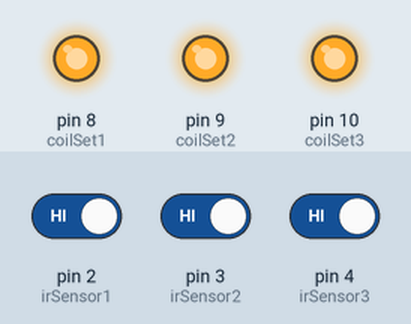
Simulated run of this sketch. Board: Arduino Uno, built with avr-gcc and run on an emulated ATmega328P. Shown: output pins drawn as LEDs (lit = HIGH). Inputs (shaded band) come from the test bench; at power-on: pin 2 (irSensor1) HIGH, pin 3 (irSensor2) HIGH, pin 4 (irSensor3) HIGH.

Above: at 1.2 s.
1.3 s: pin 2 (irSensor1) driven LOW
At 2.5 s:
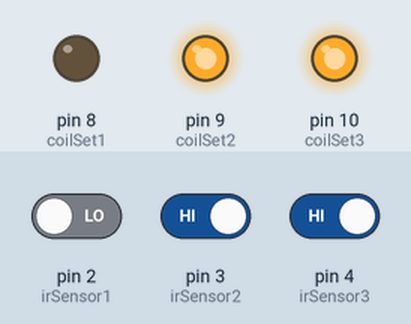
2.8 s: pin 3 (irSensor2) driven LOW
At 3.7 s:
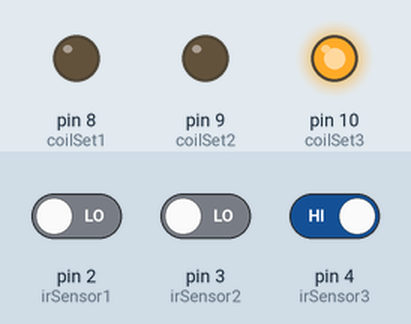
4.3 s: pin 4 (irSensor3) driven LOW
At 4.9 s:
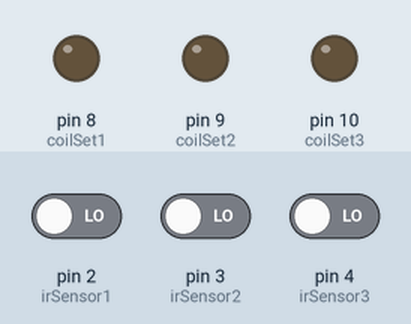
5.8 s: pin 2 (irSensor1) driven HIGH
At 6.1 s:
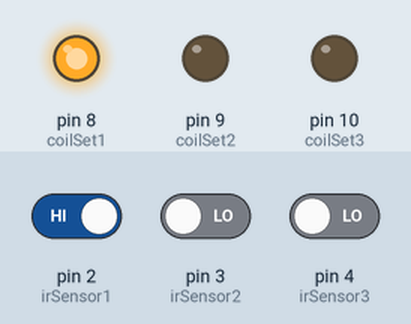
7.3 s: pin 3 (irSensor2) driven HIGH
At 8.5 s:
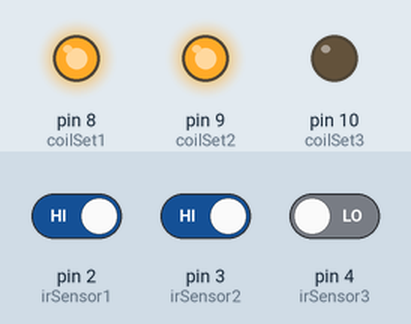
8.8 s: pin 2 (irSensor1) driven LOW
At 9.6 s:
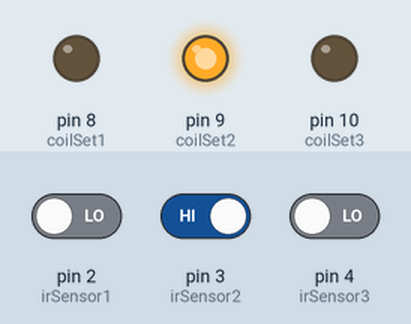
Timing chart, 0 to 11.3 s (numbered marks = the images above; inputs shaded):
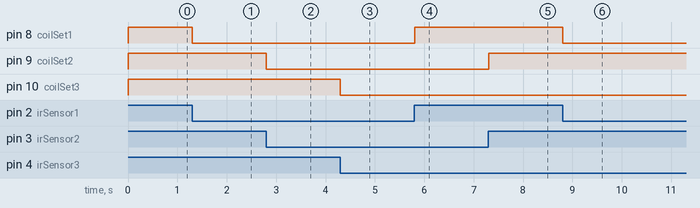

Measured:
- after the input at 1.3 s, pin 8 (coilSet1): HIGH → LOW at once
- after the input at 2.8 s, pin 9 (coilSet2): HIGH → LOW at once
- after the input at 4.3 s, pin 10 (coilSet3): HIGH → LOW at once
- after the input at 5.8 s, pin 8 (coilSet1): LOW → HIGH at once
- after the input at 7.3 s, pin 9 (coilSet2): LOW → HIGH at once
- after the input at 8.8 s, pin 8 (coilSet1): HIGH → LOW at once

The sketch:

Wireless_EV_Charging.ino
```cpp
// IR sensor inputs
const int irSensor1 = 2;
const int irSensor2 = 3;
const int irSensor3 = 4;

// Coil output pins
const int coilSet1 = 8;
const int coilSet2 = 9;
const int coilSet3 = 10;

void setup() {
  pinMode(irSensor1, INPUT);
  pinMode(irSensor2, INPUT);
  pinMode(irSensor3, INPUT);

  pinMode(coilSet1, OUTPUT);
  pinMode(coilSet2, OUTPUT);
  pinMode(coilSet3, OUTPUT);

  digitalWrite(coilSet1, HIGH);
  digitalWrite(coilSet2, HIGH);
  digitalWrite(coilSet3, HIGH);
}

void loop() {
  int sensor1 = digitalRead(irSensor1);
  int sensor2 = digitalRead(irSensor2);
  int sensor3 = digitalRead(irSensor3);

  digitalWrite(coilSet1, sensor1 == LOW ? LOW : HIGH);
  digitalWrite(coilSet2, sensor2 == LOW ? LOW : HIGH);
  digitalWrite(coilSet3, sensor3 == LOW ? LOW : HIGH);

  delay(50);
}
```
